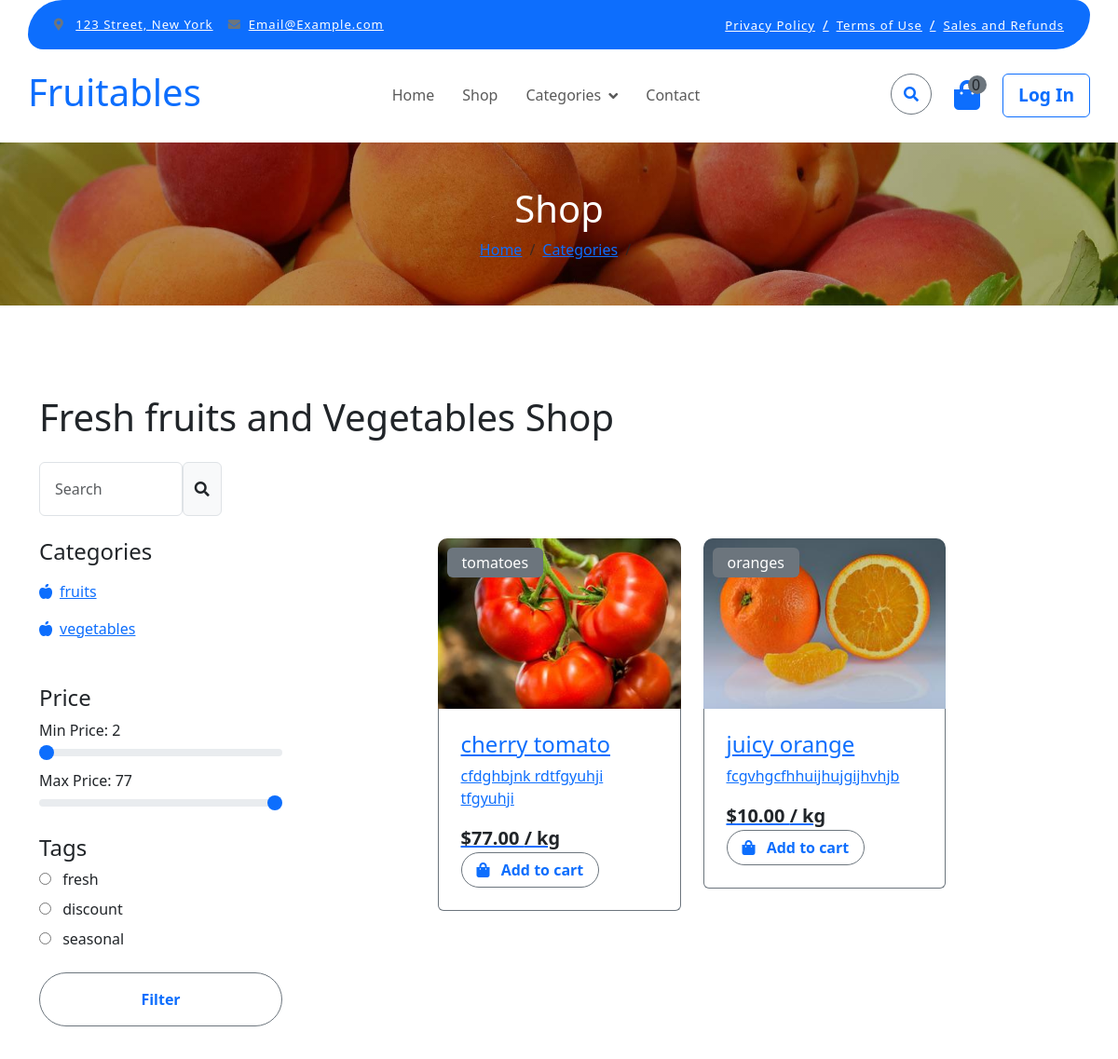
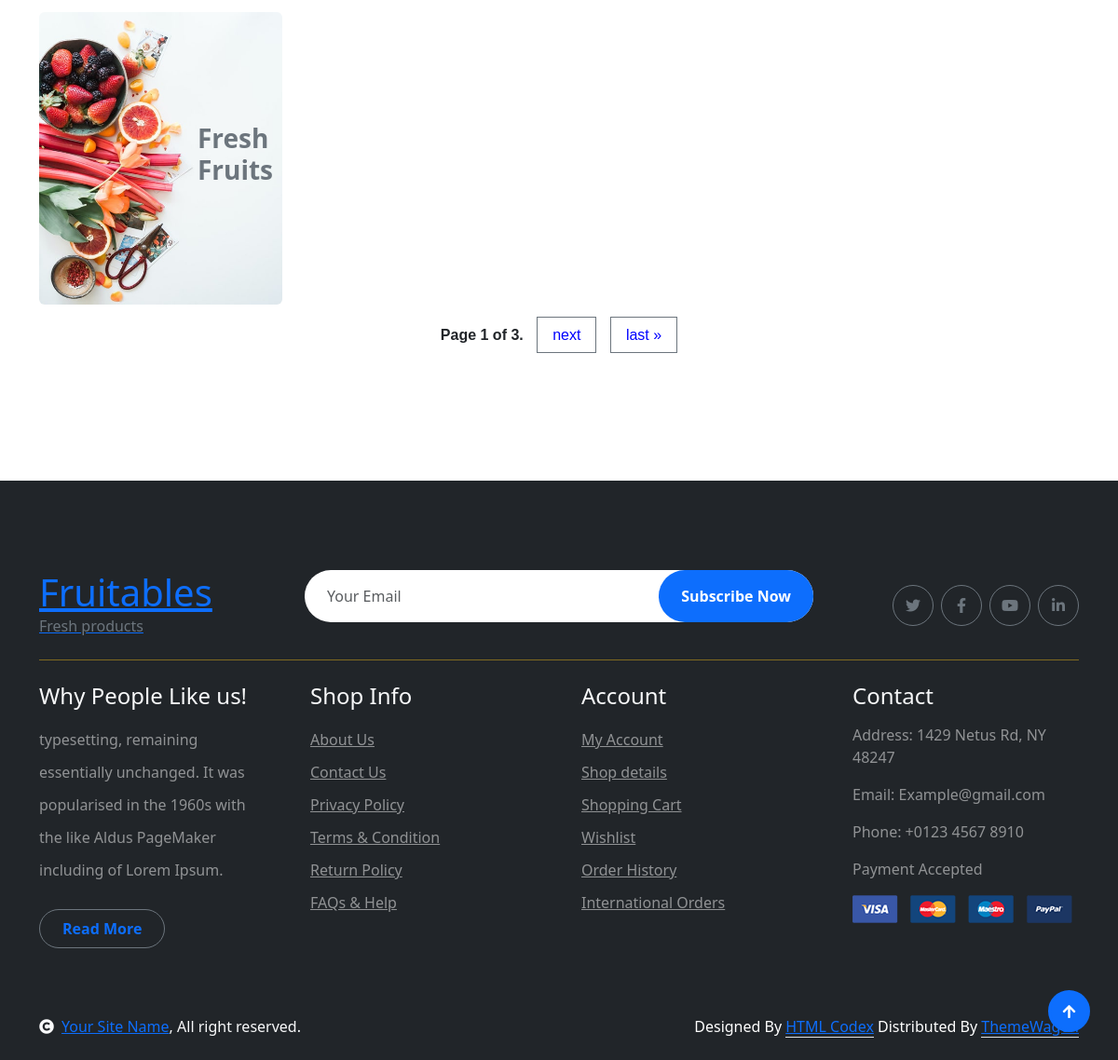
The page /category/ on the database its author committed (2 pictures, top to bottom).
### store/models.py (models this page shows, shortened)
class Category(MPTTModel):
    category_name = models.CharField(max_length=100)
    slug = models.SlugField(unique=True, null=True)
    parent = TreeForeignKey('self', on_delete=models.CASCADE, null=True, blank=True, related_name='children')
    class MPTTMeta:
        order_insertion_by = ['category_name']
    class Meta:
        verbose_name_plural = "Categories"

class ProductTag(models.Model):
    name = models.CharField(max_length=200)

class Product(models.Model):
    name = models.CharField(max_length=200)
    description = models.TextField()
    price = models.DecimalField(max_digits=10, decimal_places=2)
    product_image = models.ImageField(upload_to='products/')
    product_thumbnail = models.ImageField(upload_to='products/thumbnails/', editable=False, null=True, blank=True)
    slug = models.SlugField(unique=True)
    quantity = models.IntegerField(default=0)
    category = models.ForeignKey(Category, on_delete=models.CASCADE, related_name='products', null=True)
    tag = models.ManyToManyField(ProductTag, related_name='tags')

### store/views.py (the view, shortened to what this page needs)
# urls.py: path('category/', views.CategoryProductListView.as_view(), name='main_category'),
@method_decorator(cache_page(600), name='dispatch')
class CategoryProductListView(ListView):
    model = Product
    template_name = 'shop.html'
    context_object_name = 'products'
    paginate_by = 2
    def get_queryset(self):
        slug = self.kwargs.get('slug')
        queryset = Product.objects.all()
        selected_tag_id = self.request.GET.get('tag')
        if selected_tag_id:
            queryset = queryset.filter(tag__id=selected_tag_id)
        search_query = self.request.GET.get('q')
        if search_query:
            queryset = queryset.filter(Q(name__icontains=search_query) | Q(tag__name__icontains=search_query))
        min_price = int(self.request.GET.get('min_price', 0))
        max_price = int(self.request.GET.get('max_price', 500))
        queryset = queryset.filter(price__gte=min_price, price__lte=max_price)
        return queryset
    def get_context_data(self, **kwargs):
        context = super().get_context_data(**kwargs)
        slug = self.kwargs.get('slug')
        price_data = Product.objects.aggregate(Min('price'), Max('price'))
        context['product_tags'] = ProductTag.objects.all()
        context['parent_categories'] = Category.objects.filter(parent__isnull=True)
        context['min_price'] = price_data['price__min'] or 0
        context['max_price'] = price_data['price__max'] or 500
        return context

### order/context_processors.py (called while the page is built)
def cart_items(request):
    total_items = 0
    if request.user.is_authenticated:
        cart, created = Cart.objects.get_or_create(user=request.user)
        total_items = sum(item.quantity for item in cart.items.all())
    return {
        'total_items': total_items,
    }

### templates/shop.html (shortened to what this page needs)
{% extends 'base.html' %}
{% load static %}
{% block content %}
        <div class="container-fluid page-header py-5">
            <h1 class="text-center text-white display-6">Shop</h1>
            <ol class="breadcrumb justify-content-center mb-0">
                <li class="breadcrumb-item"><a href="#">Home</a></li>
                <li class="breadcrumb-item"><a href="#">Categories</a></li>
                {% if category %}
                    <li class="breadcrumb-item active text-white">{{ category.category_name }}</li>
                {% else %}
                    <li class="breadcrumb-item active text-white"></li>
                {% endif %}
            </ol>
        </div>
        <div class="container-fluid fruite py-5">
            <div class="container py-5">
                <h1 class="mb-4">Fresh fruits and Vegetables Shop</h1>
                <div class="row g-4">
                    <div class="col-lg-12">
                        <div class="row g-4 mb-4">
                            <div class="col-xl-3">
                                <div class="input-group w-100 mx-auto d-flex">
                                    <form method="GET" action="{% url 'main_category' %}" class="w-75 d-flex" style="margin-left">
                                        <input type="search" class="form-control p-3" name="q" placeholder="Search" aria-describedby="search-icon-1" value="{{ request.GET.q }}">
                                        <button type="submit" class="input-group-text" id="search-icon-1">
                                            <i class="fa fa-search"></i>
                                        </button>
                                    </form>
                                </div>
                            </div>
                        </div>
                        <div class="row g-4">
                            <div class="col-lg-3">
                                <div class="row g-4">
                                    <div class="col-lg-12">
                                        <div class="mb-3">
                                            <div class="categories">
                                                {% if subcategories %}
                                                    <h4>Subcategories</h4>
                                                    <ul class="list-unstyled fruite-categorie">
                                                        {% for subcategory in subcategories %}
                                                        <li>
                                                            <div class="d-flex justify-content-between fruite-name">
                                                                <a href="{% url 'category' slug=subcategory.slug %}"><i class="fas fa-apple-alt me-2"></i>{{ subcategory.category_name }}</a>
                                                            </div>
                                                        </li>
                                                        {% endfor %}
                                                    </ul>
                                                {% else %}
                                                    <h4>Categories</h4>
                                                    <ul class="list-unstyled fruite-categorie">
                                                        {% for parent in parent_categories %}
                                                        <li>
                                                            <div class="d-flex justify-content-between fruite-name">
                                                                <a href="{% url 'category' slug=parent.slug %}"><i class="fas fa-apple-alt me-2"></i>{{ parent.category_name }}</a>
                                                            </div>
                                                        </li>
                                                        {% endfor %}
                                                    </ul>
                                                {% endif %}
                                            </div>
                                        </div>
                                    </div>
                                        <form method="GET" action="{% url 'main_category' %}">
                                            <div class="col-lg-12">
                                                <div class="mb-3">
                                                    <h4 class="mb-2">Price</h4>
                                                    <label for="min_price">Min Price: <output id="minAmount">{{ min_price }}</output></label>
                                                    <input type="range" class="form-range w-100" id="min_price" name="min_price" min="{{ min_price }}" max="{{ max_price }}" value="{{ min_price }}" oninput="minAmount.value=min_price.value">
                                                    <label for="max_price">Max Price: <output id="maxAmount">{{ max_price }}</output></label>
                                                    <input type="range" class="form-range w-100" id="max_price" name="max_price" min="{{ min_price }}" max="{{ max_price }}" value="{{ max_price }}" oninput="maxAmount.value=max_price.value">
                                                </div>
                                            </div>
                                            <div class="col-lg-12">
                                                <div class="mb-3">
                                                    <h4>Tags</h4>
                                                    {% for tag in product_tags %}
                                                    <div class="mb-2">
                                                        <input type="radio" class="me-2" id="tag-{{ tag.id }}" name="tag" value="{{ tag.id }}">
                                                        <label for="tag-{{ tag.id }}">{{ tag.name }}</label>
                                                    </div>
                                                    {% endfor %}
                                                </div>
                                            </div>
                                            <div class="d-flex justify-content-center my-4">
                                                <button type="submit" class="btn border border-secondary px-4 py-3 rounded-pill text-primary w-100">Filter</button>
                                            </div>
                                        </form>
                                    <div class="col-lg-12">
                                        <div class="position-relative">
                                            <img src="{% static 'img/banner-fruits.jpg' %}" class="img-fluid w-100 rounded" alt="">
                                            <div class="position-absolute" style="top: 50%; right: 10px; transform: translateY(-50%);">
                                                <h3 class="text-secondary fw-bold">Fresh <br> Fruits</h3>
                                            </div>
                                        </div>
                                    </div>
                                </div>
                            </div>
                                    <div class="col-lg-9">
                                        <div class="row g-4 justify-content-center">
                                            {% for product in page_obj %}
                                            <div class="col-md-6 col-lg-6 col-xl-4">
                                                <a href="{% url 'product_detail' slug=product.category.slug product_slug=product.slug %}" class="rounded position-relative fruite-item">
                                                    <div class="fruite-img">
                                                        <img src="{{ product.product_thumbnail.url }}" class="img-fluid w-100 rounded-top" alt="{{ product.name }}">
                                                    </div>
                                                    <div class="text-white bg-secondary px-3 py-1 rounded position-absolute" style="top: 10px; left: 10px;">{{ product.category.category_name }}</div>
                                                    <div class="p-4 border border-secondary border-top-0 rounded-bottom">
                                                        <h4>{{ product.name }}</h4>
                                                        <p>{{ product.description }}</p>
                                                        <div class="d-flex justify-content-between flex-lg-wrap">
                                                            <p class="text-dark fs-5 fw-bold mb-0">${{ product.price }} / kg</p>
                                                                <form method="POST" action="{% url 'add_to_cart' product.id %}">
                                                                    <button type="submit" class="btn border border-secondary rounded-pill px-3 text-primary">
                                                                        <i class="fa fa-shopping-bag me-2 text-primary"></i> Add to cart
                                                                    </button>
                                                                </form>
                                                        </div>
                                                    </div>
                                                </a>
                                            </div>
                                            {% endfor %}
                                        </div>
                                    </div>
                                    <div style="text-align: center; margin-top: 20px;">
                                        <div class="pagination" style="display: inline-block;">
                                            <span class="step-links" style="font-family: Arial, sans-serif; font-size: 16px;">
                                                <span class="current" style="margin: 0 5px; font-weight: bold;">
                                                    Page {{ page_obj.number }} of {{ page_obj.paginator.num_pages }}.
                                                </span>
                                                {% if page_obj.has_next %}
                                                    <a href="?page={{ page_obj.next_page_number }}" style="margin: 0 5px; text-decoration: none; color: blue;">next</a>
                                                    <a href="?page={{ page_obj.paginator.num_pages }}" style="margin: 0 5px; text-decoration: none; color: blue;">last &raquo;</a>
                                                {% endif %}
                                            </span>
                                        </div>
                                    </div>
                                    </div>
                                </div>
                            </div>
                        </div>
                    </div>
{% endblock %}

### static/css/style.css (style rules this page uses)
.btn { font-weight: 600; transition: .5s; }
.btn.border-secondary { transition: 0.5s; }
.page-header { position: relative; background: linear-gradient(rgba(0, 0, 0, 0.3), rgba(0, 0, 0, 0.3)), url(../img/cart-page-header-img.jpg); background-position: center center; background-repeat: no-repeat; background-size: cover; }
@media (min-width: 992px) { .hero-header, .page-header { margin-top: 152px !important; } }
.fruite .fruite-categorie .fruite-name { line-height: 40px; }
.fruite .fruite-categorie .fruite-name a { transition: 0.5s; }
.fruite .fruite-item { height: 100%; transition: 0.5s; }
.fruite .fruite-item .fruite-img { overflow: hidden; transition: 0.5s; border-radius: 10px 10px 0 0; }
.fruite .fruite-item .fruite-img img { transition: 0.5s; }
.pagination { display: inline-block; }
.pagination a { color: var(--bs-dark); padding: 10px 16px; text-decoration: none; transition: 0.5s; border: 1px solid var(--bs-secondary); margin: 0 4px; }

### rows shown on the page
Category: category_name "fruits"
Category: category_name "vegetables"
ProductTag: name "fresh"
ProductTag: name "discount"
ProductTag: name "seasonal"
Product: product_thumbnail (picture), category.category_name "tomatoes", name "cherry tomato", description "cfdghbjnk rdtfgyuhji tfgyuhji", price "77.00"
Product: product_thumbnail (picture), category.category_name "oranges", name "juicy orange", description "fcgvhgcfhhuijhujgijhvhjb", price "10.00"

### other values the page prints
{{ total_items }} "0"
{{ min_price }} "2"
{{ max_price }} "77"
{{ page_obj.number }} "1"
{{ page_obj.paginator.num_pages }} "3"
